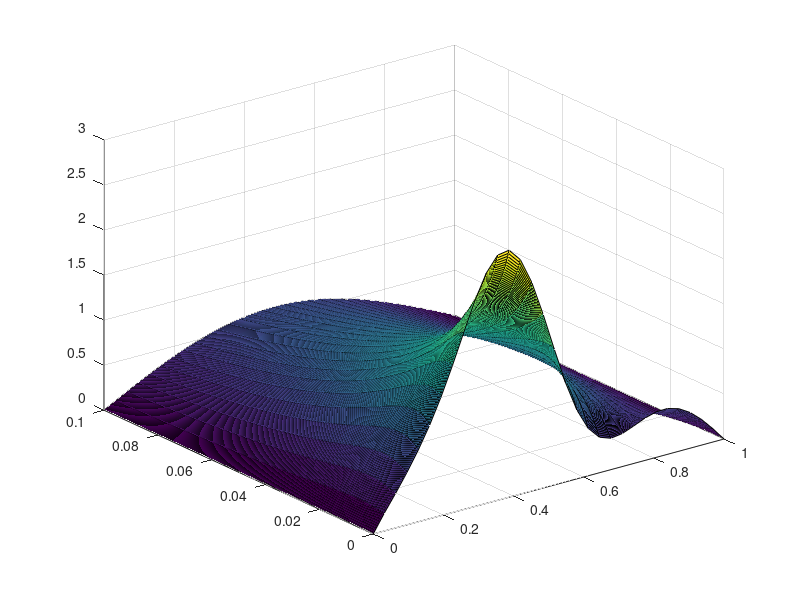

Write MATLAB code to recreate this figure.
%Instability will look different depending on whether N is odd or even.
close all
clear all
N = 30;
x = linspace(0,1,N+2)';
xint = x(2:N+1);
dx = 1/(N+1);
dx2 = dx^2;

M = 400;  %Stability border 189.
%M= 100; N= 99, M =100% For Crank-Nicolson  % Pr?va med M < 10.
trange = 0.1;
dt = trange/M;
t= linspace(0,trange,M+1);
[X,T] = meshgrid(x,t);

CFL = dt/dx2;

%Arbitrary function. Try with extra sinoidal terms.
sol = 3*exp(-30.*(xint-0.4).^2) + 0.5*sin(3*pi*xint);

u = sol;
a = zeros(N,1);
a(1) =-2;
a(2) =1;
Tdx = toeplitz(a)/dx2;
I = eye(size(Tdx));

for i = 1:M
    u = u +dt*Tdx*u;             % Explicit Euler
    %v = u +dt*Tdx*u/2;          % Trapezoidal part 1
    %u= (I -dt*Tdx/2)\v;         % Trapezoidal part 2
    sol = [sol u];   % Preallocate not optimal
end

sol = [zeros(1,length(t)); sol; zeros(1,length(t))];
surf(X,T,sol')